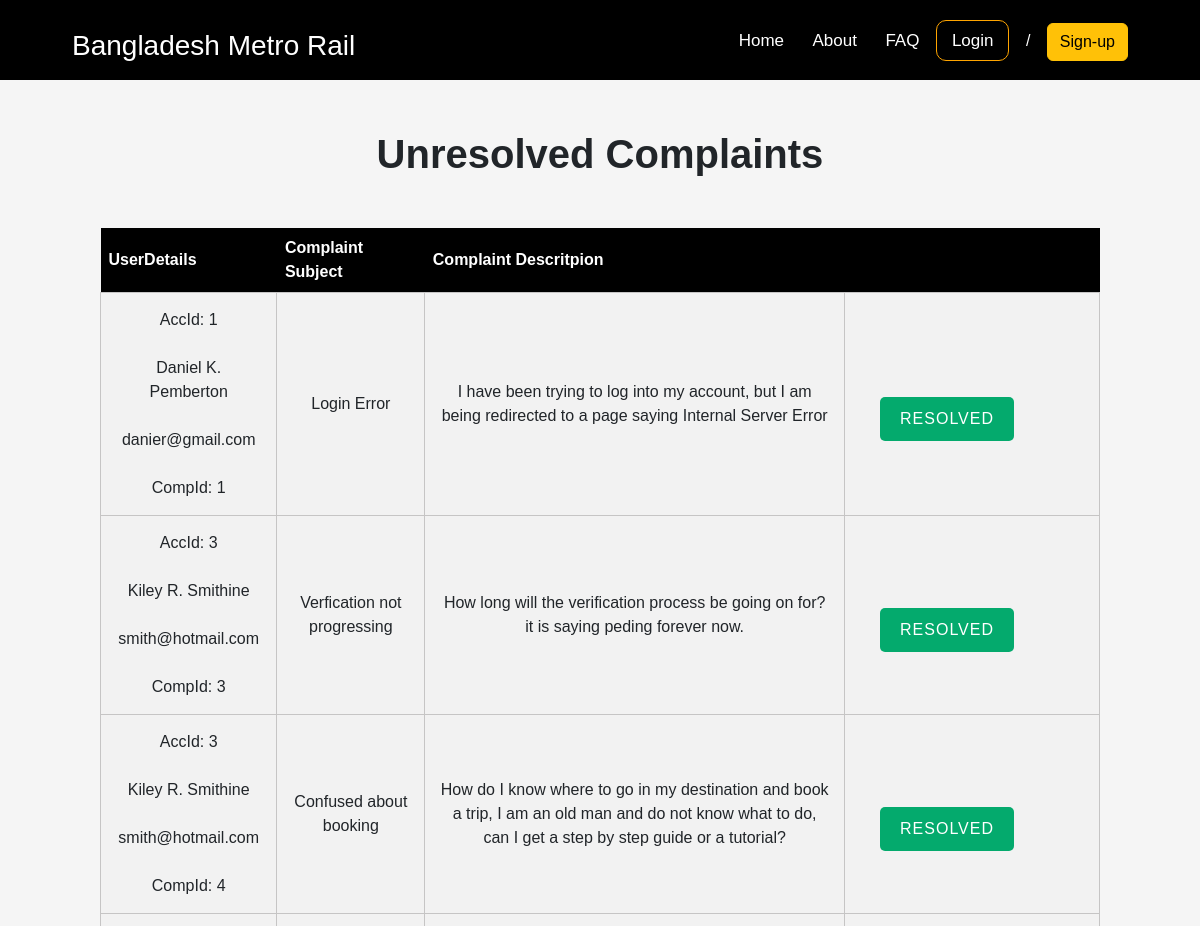
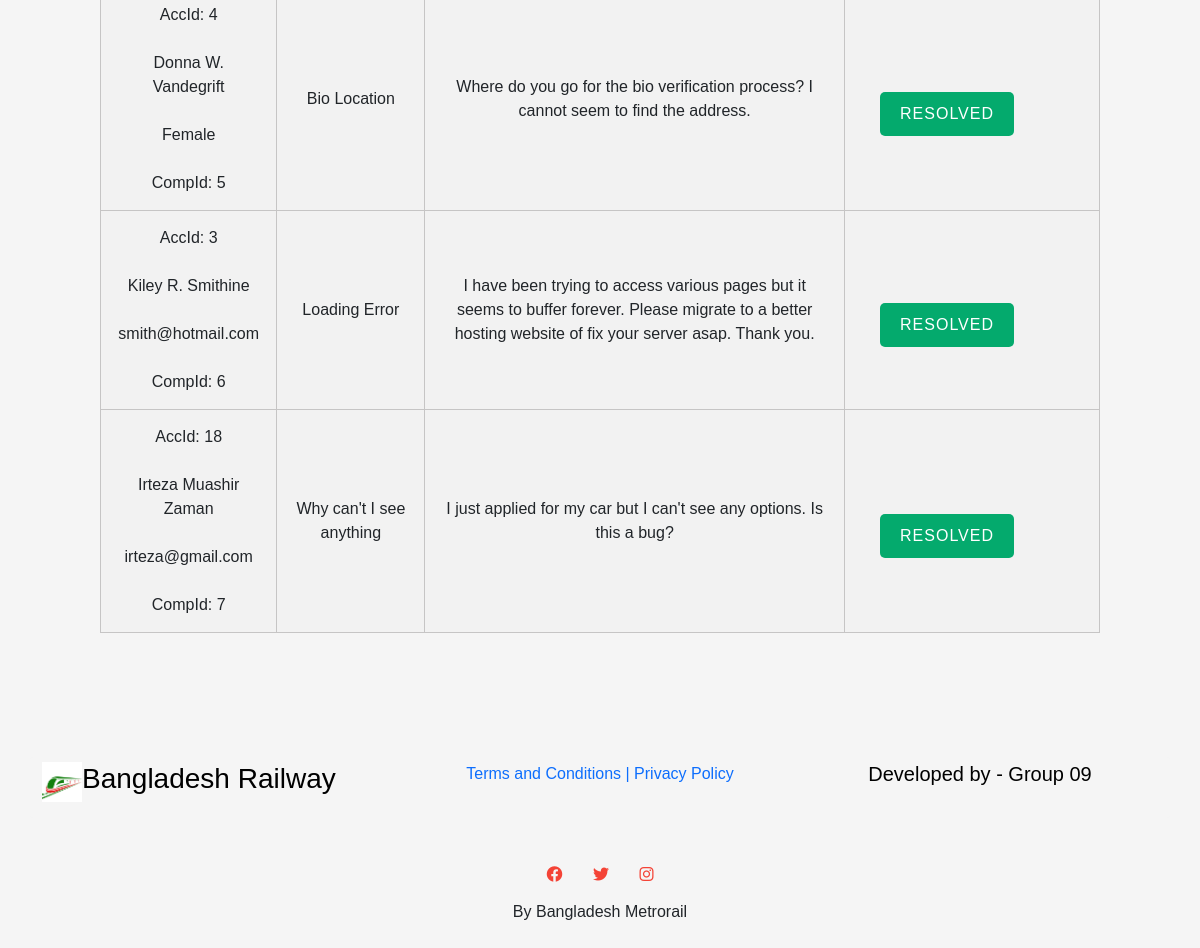
Screenshot of /AdminComplain with the database file from the repository (2 pictures, top to bottom).
### tables this page shows
CREATE TABLE complaint(
ComplaintId INTEGER PRIMARY KEY AUTOINCREMENT,
AccId INTEGER,
ComplaintSubj TEXT,
ComplaintText TEXT,
FOREIGN KEY (AccId) references accounts(AccId));

CREATE TABLE accounts(
AccId INTEGER PRIMARY KEY AUTOINCREMENT ,
Name TEXT,
Email TEXT,
Gender TEXT,
Password TEXT,
AccType TEXT
);

### app.py (the view)
@app.route("/AdminComplain", methods = ["POST", "GET"])
def AdminComplain():
    if request.method == "POST":
        stat = request.form.get("Resolved")
        db.execute("DELETE FROM complaint WHERE ComplaintId = :cId", cId=stat)
    allComp = db.execute("SELECT * FROM accounts, complaint WHERE accounts.AccId = complaint.AccId")
    return render_template("adminComplaint.html", allReqs=allComp)

### templates/adminComplaint.html (shortened to what this page needs)
{% extends "layout.html" %}
{% block body %}
<h1 class="title" style="text-align: center; margin:50px">Unresolved Complaints</h1>
<div class="admin_complaints">
    <section>
        <table class="table_1">
            <tr>
                <th>UserDetails</th>
                <th>Complaint Subject</th>
                <th>Complaint Descritpion</th>
                <th ></th>
            </tr>
            {% for req in allReqs %}
                <tr>
                    <td>
                        AccId: {{req["AccId"]}}<br><br>
                        {{req["Name"]}}<br><br>
                        {{req["Email"]}}<br><br>
                        CompId: {{req["ComplaintId"]}}<br>
                    </td>
                    <td>
                        {{req["ComplaintSubj"]}}<br>
                    </td>
                    <td>
                        {{req["ComplaintText"]}}<br>
                    </td>
                    <td>
                        <form action="/AdminComplain" method="POST" >
                            <div class="radio-btn">
                              <button class="verif-btn" type="submit" name="Resolved" value="{{  req['ComplaintId']  }}">Resolved</button>
                          </div>
                        </form>
                    </td>
                </tr>
            {% endfor %}
          </table>
    </section>
    <br>
{% endblock %}

### static/style.css (style rules this page uses)
* { margin:0; padding:0; font-family: 'Poppins', sans-serif; }
.title { font-weight: bolder; text-align: center; }
.radio-btn { margin: 0 20px; }
.verif-btn { display: block; margin-top: 30px; margin-left: auto; margin-right: 50px; color: white; border: none; outline: none; background: #04AA6D; font-size: 1rem; text-transform: uppercase; letter-spacing: 1px; padding: 10px 20px; border-radius: 5px; cursor: pointer; }
table { border-collapse: collapse; width: 1000px; margin: 0 auto; }
th, td { text-align: center; padding: 8px; }
tr:nth-child(even) { background-color: #f2f2f2 }
th { background-color: #04AA6D; color: white; }
table.table_1 tr { background-color: #f2f2f2; padding: 8px; }
table.table_1 td { padding: 15px; border: solid 1px rgb(198, 197, 197); }
table.table_1 th { background-color: #000; }
.body { background-color: whitesmoke; }

### rows the page displays
complaint: AccId "1", Name "Daniel K. Pemberton", Email "danier@gmail.com", ComplaintId "1", ComplaintSubj "Login Error", ComplaintText "I have been trying to log into my account, but I am being redirected to a page saying Internal Server Error"
complaint: AccId "3", Name "Kiley R. Smithine", Email "smith@hotmail.com", ComplaintId "3", ComplaintSubj "Verfication not progressing", ComplaintText "How long will the verification process be going on for? it is saying peding forever now."
complaint: AccId "3", Name "Kiley R. Smithine", Email "smith@hotmail.com", ComplaintId "4", ComplaintSubj "Confused about booking", ComplaintText "How do I know where to go in my destination and book a trip, I am an old man and do not know what to do, can I get a step by step guide or a tutorial?"
complaint: AccId "4", Name "Donna W. Vandegrift", Email "Female", ComplaintId "5", ComplaintSubj "Bio Location", ComplaintText "Where do you go for the bio verification process? I cannot seem to find the address."
complaint: AccId "3", Name "Kiley R. Smithine", Email "smith@hotmail.com", ComplaintId "6", ComplaintSubj "Loading Error", ComplaintText "I have been trying to access various pages but it seems to buffer forever. Please migrate to a better hosting website of fix your server asap. Thank you."
complaint: AccId "18", Name "Irteza Muashir Zaman", Email "irteza@gmail.com", ComplaintId "7", ComplaintSubj "Why can't I see anything", ComplaintText "I just applied for my car but I can't see any options. Is this a bug?"
